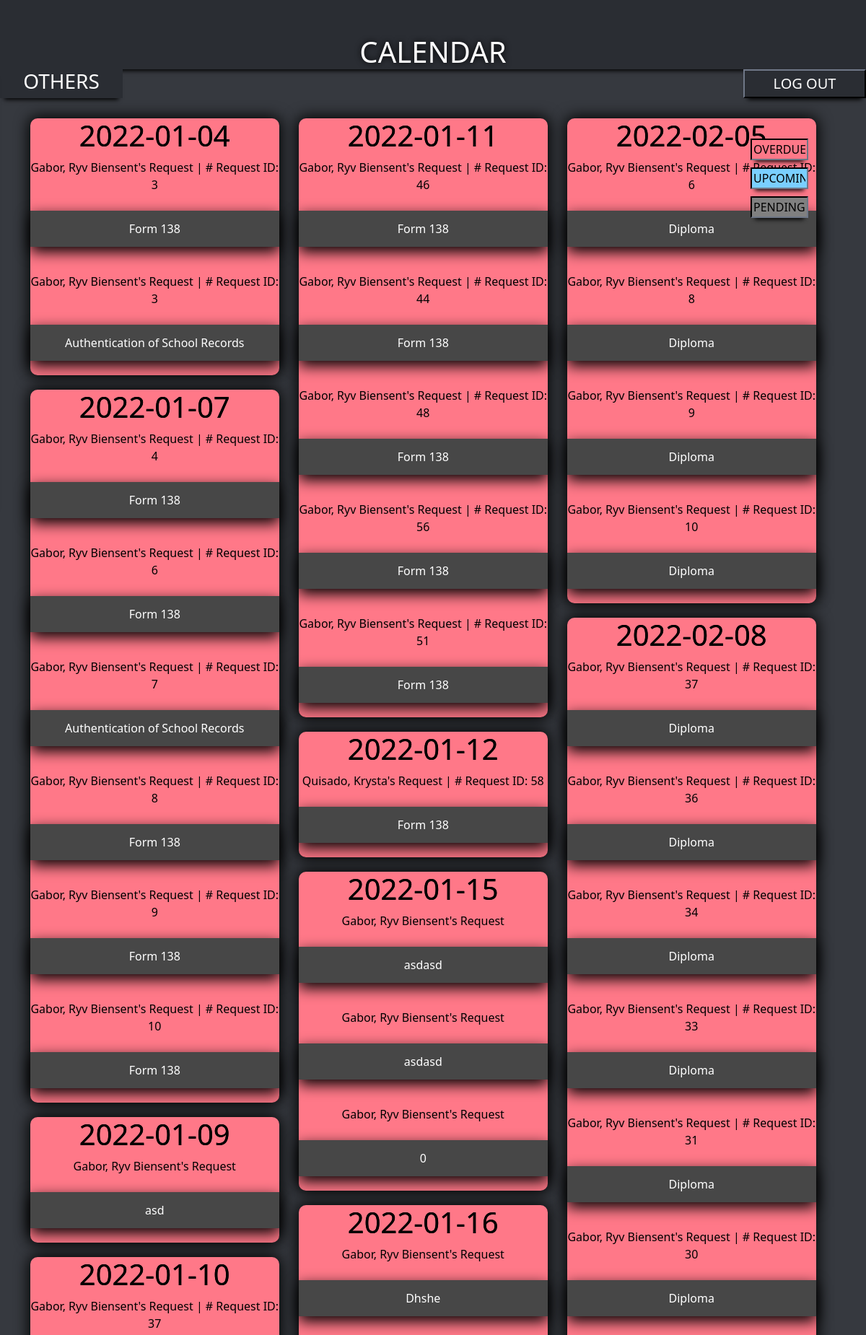
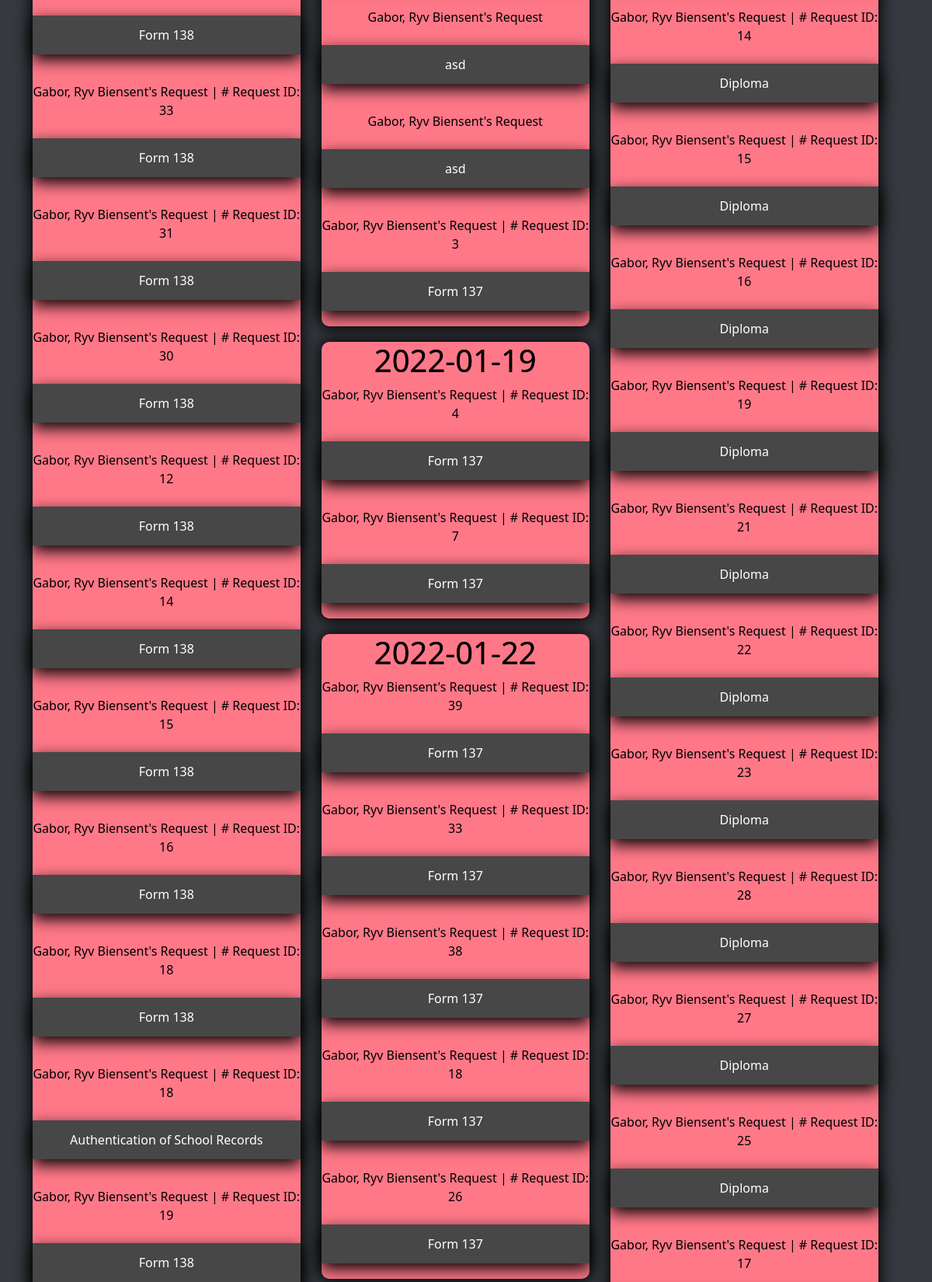
The page /calendar.php (signed in, upper part) on the database its author committed (2 pictures, top to bottom).
### tables this page shows
CREATE TABLE `schedule` (
  `reqid` int(11) NOT NULL,
  `stud_id` varchar(30) NOT NULL,
  `lname` varchar(30) NOT NULL,
  `fname` varchar(50) NOT NULL,
  `m` varchar(30) NOT NULL,
  `datesub` date NOT NULL,
  `dateend` date NOT NULL,
  `task` varchar(50) NOT NULL
);

CREATE TABLE `calendar` (
  `reqid` int(100) NOT NULL,
  `stud_id` varchar(30) NOT NULL,
  `lname` varchar(30) NOT NULL,
  `fname` varchar(30) NOT NULL,
  `mi` varchar(30) NOT NULL,
  `date` date NOT NULL,
  `form137` int(11) NOT NULL,
  `form138` int(11) NOT NULL,
  `diploma` int(11) NOT NULL,
  `asr` int(11) NOT NULL,
  `others` varchar(30) NOT NULL,
  `form137date` date NOT NULL,
  `form138date` date NOT NULL,
  `diplomadate` date NOT NULL,
  `asrdate` date NOT NULL,
  `othersdate` date NOT NULL
);

### calendar.php (the view, shortened to what this page needs)
<?php
	$con=mysqli_connect('localhost','root',"","erlss");
	if(mysqli_connect_errno()){
		echo"Failed to connect to mysql:".mysqli_connect_error;
	}
	else{
		if (isset($_SESSION['adminuser'])){
			mysqli_query($con,"delete from calendar");
			mysqli_query($con,"delete from schedule");
			mysqli_query($con,"insert into calendar select reqid, stud_id, lname, fname, mi, date, form137, form138, diploma, asr, others, null, null, null, null, null from requests");
			$caldb = mysqli_query($con,"select * from calendar order by date desc");
			while($data = mysqli_fetch_array($caldb)){
				$indiv = mysqli_fetch_array(mysqli_query($con,"select * from calendar where reqid = '" . $data['reqid'] . "'"));
				$form137date = date('Y-m-d', strtotime('+2 week', strtotime($indiv['date'])));
				$form138date = date('Y-m-d', strtotime('+2 days', strtotime($indiv['date'])));
				$diplomadate = date('Y-m-d', strtotime('+1 month', strtotime($indiv['date'])));
				$asrdate = date('Y-m-d', strtotime('+2 days', strtotime($indiv['date'])));
				$othersdate = date('Y-m-d', strtotime('+1 week', strtotime($indiv['date'])));
				if($indiv['form137'] == 1){
					mysqli_query($con, "update calendar set form137date = '" . $form137date . "' where reqid = '" . $indiv['reqid'] . "'");
				}
				if($indiv['form138'] == 1){
					mysqli_query($con, "update calendar set form138date = '" . $form138date . "' where reqid = '" . $indiv['reqid'] . "'");
				}
				if($indiv['diploma'] == 1){
					mysqli_query($con, "update calendar set diplomadate = '" . $diplomadate . "' where reqid = '" . $indiv['reqid'] . "'");
				}
				if($indiv['asr'] == 1){
					mysqli_query($con, "update calendar set asrdate = '" . $asrdate . "' where reqid = '" . $indiv['reqid'] . "'");
				}
				if($indiv['others'] != null){
					mysqli_query($con, "update calendar set othersdate = '" . $othersdate . "' where reqid = '" . $indiv['reqid'] . "'");
				}
			}
			$caldb2 = mysqli_query($con,"select * from calendar order by date desc");
			while($tasks = mysqli_fetch_array($caldb2)){
				if($tasks['form137date'] != "0000-00-00"){
					mysqli_query($con, "insert into schedule select reqid, stud_id, lname, fname, mi, date, form137date, 'Form 137' from calendar where reqid = '" . $tasks['reqid'] . "'");
				}
				if($tasks['form138date'] != "0000-00-00"){
					mysqli_query($con, "insert into schedule select reqid, stud_id, lname, fname, mi, date, form138date, 'Form 138' from calendar where reqid = '" . $tasks['reqid'] . "'");
				}
				if($tasks['diplomadate'] != "0000-00-00"){
					mysqli_query($con, "insert into schedule select reqid, stud_id, lname, fname, mi, date, diplomadate, 'Diploma' from calendar where reqid = '" . $tasks['reqid'] . "'");
				}
				if($tasks['asrdate'] != "0000-00-00"){
					mysqli_query($con, "insert into schedule select reqid, stud_id, lname, fname, mi, date, asrdate, 'Authentication of School Records' from calendar where reqid = '" . $tasks['reqid'] . "'");
				}
				if($tasks['othersdate'] != "0000-00-00"){
					mysqli_query($con, "insert into schedule select reqid, stud_id, lname, fname, mi, date, othersdate, others from calendar where reqid = '" . $tasks['reqid'] . "'");
				}
			}
		}
		else{
			header("location:adminl.php");
		}
	}
	$sel = "select * from schedule where dateend <> '0000-00-00' order by dateend desc";
	$res = mysqli_query($con, $sel);
?>
<html>
<head>
  <link href="https://cdn.jsdelivr.net/npm/bootstrap@5.1.3/dist/css/bootstrap.min.css" rel="stylesheet">
  <link href="template.css" rel="stylesheet">
</head>
<body>
	<div class="container-fluid p-5 text-center bg-202225">
	<h1 style="margin-bottom: -7vh">CALENDAR</h1>
	</div>
	<div class="fancy"><h3> OTHERS</h3></div>
			<form action="out.php"class='logoutd'>
				<input class='logout' type="submit" value="LOG OUT">
			</form>
			<form style="position: fixed; right: 40px; margin-top: 10vh; margin-bottom: -5vh; font-size: 2vh; margin-right: 10vw;">
				<input style="margin-top: 0vh; width: 80px;background-color: #ff7888; color: black;" class='legend' type="locked" value="OVERDUE">
				<input style="margin-top: 5vh; width: 80px;background-color: #7acfff; color: black;"class='legend' type="locked" value="UPCOMING">
				<input style="margin-top: 10vh; width: 80px;background-color: #808080; color: black;" class='legend' type="locked" value="PENDING">
			</form>
	<div class="container mt-5">
		<div class="row">
			</div><?php
				if($res != null){
					$ctr = 0;
					$ar = array();
					$offset = 0;
					$all = mysqli_query($con, "select count(dateend) from schedule where dateend <> '0000-00-00'");
					$overall = mysqli_fetch_array($all)[0];
					while($offset< $overall){
						$sel1 = "select * from schedule where dateend <> '0000-00-00' order by dateend limit 1 offset " . $offset;
						$res1 = mysqli_query($con, $sel1);
						$currdate = mysqli_fetch_array($res1)['dateend'];
						$sel2 = "select * from schedule where dateend = '"  . $currdate . "'";
						$res2 = mysqli_query($con, $sel2);
						$c = 0;
						if($res2){
							while($d = mysqli_fetch_array($res2)){
								$ar[$ctr][$c][0] = $d['reqid'];
								$ar[$ctr][$c][1] = $d['stud_id'];
								$ar[$ctr][$c][2] = $d['lname'];
								$ar[$ctr][$c][3] = $d['fname'];
								$ar[$ctr][$c][4] = $d['datesub'];
								$ar[$ctr][$c][5] = $d['dateend'];
								$ar[$ctr][$c][6] = $d['task'];
								$c++;
								$offset++;
							}
						}
						$ctr++;
					}
					$redir = array();
					$redir['Form 137'] = "studenttor";
					$redir['Form 138'] = "studentrepcard";
					$redir['Diploma'] = "studentdip";
					$redir['Authentication of School Records'] = "studentasr";
					$percol = array_sum(array_map("count", $ar))/3;
					echo "<div class = 'row'>";
					$col = 0;
					$datec = 0;
					while($col < 3){
						echo "<div class='col-sm-4' style='text-align: center;  height: auto;'>";
						$ctr = 0;
						while($ctr < $percol){
							if(array_key_exists($datec, $ar)){
								if(date("Y-m-d", strtotime("+1 week")) < $ar[$datec][0][5]){
									$colr = "#808080";
								}
								elseif(date("Y-m-d") < $ar[$datec][0][5]){
									$colr = "#7acfff";
								}
								else{
									$colr = "#ff7888";
								}
								echo "<div style='color:black; height: auto; width: 99%; background-color: " . $colr . "; border-radius: 10px; box-shadow: 0 0 20px 2px black;'><h1  style='margin-top:20px; text-shadow: 0 0 0 black;'> " . $ar[$datec][0][5] . "</h1>";
								foreach ($ar[$datec] as $data){
									$ctr++;
									if($data[6] == "Form 137" || $data[6] == "Form 138" || $data[6] == "Diploma" || $data[6] == "Authentication of School Records" ){
										echo "<p>" . $data[2] . ", " . $data[3] . "'s Request | # Request ID: " . $data[0] . "</p>";
										echo "<form action = '" . $redir[$data[6]] . ".php' method = 'post' >";
										echo "<input style='height: 50px; border-radius: 0; margin-bottom: 20px; background-color: #474747; border: 0; box-shadow: 0 7px 20px 0.1px black;' type='submit' value = '" . $data[6] . "'>";
										echo "</form>";
									}
									else{
										echo "<p>" . $data[2] . ", " . $data[3] . "'s Request </p>";
										echo "<form action = 'others.php' method = 'post' >";
										echo "<input style='height: 50px; border-radius: 0; margin-bottom: 20px; background-color: #474747; border: 0; box-shadow: 0 7px 20px 0.1px black;'type='submit' value = '" . $data[6] . "'>";
										echo "</form>";
									}
								}
								$datec++;
								echo "</div>";
							}
							else{
								break;
							}
						}
						echo "</div>";
						$col++;
					}
					echo "</div>";
				}
			?>
			</div>
		</div>
</body>
</html>

### template.css (style rules this page uses)
div input,select,textarea { width: 100%; height: 6vh; margin-top: 1vh; border : 0.2vh solid grey; border-radius: 0.5vh; text-align: center; background-color: #202225; border-color: #202225; color: white; }
h3 { text-align: center; }
.fancy { position: absolute; width: 170px; height: 40px; font-size: 20px; transition:all .1s ease-in-out; background-color: #2f3136; background-color: #2A2D33; -webkit-box-shadow: 0 8px 6px -6px black; -moz-box-shadow: 0 8px 6px -6px black; box-shadow: 0 8px 6px -6px black; color: white; }
.logoutd { margin-right: 10vw; text-align: right; }
.logout { position: absolute; font-size: 20px; right: 0; height: 40px; width: 170px; transition:all .1s ease-in-out; background-color: #2A2D33; border-color: #2A2D33; -webkit-box-shadow: 0 8px 6px -6px black; -moz-box-shadow: 0 8px 6px -6px black; box-shadow: 0 8px 6px -6px black; color: white; }
.legend { position: absolute; width: auto; transition:all .1s ease-in-out; background-color: #2A2D33; border-color: #2A2D33; -webkit-box-shadow: 0 8px 6px -6px black; -moz-box-shadow: 0 8px 6px -6px black; box-shadow: 0 8px 6px -6px black; color: white; font-size: 2vh; }
body { background-color: #36393f; color: #72767d; }
.container-fluid { background-color: #2A2D33; -webkit-box-shadow: 0 8px 6px -6px black; -moz-box-shadow: 0 8px 6px -6px black; box-shadow: 0 8px 6px -6px black; color: white; }
h1 { text-shadow: 0 0 1vh black; }
::placeholder { color: #F3F3F3; }

### rows shown on the page
schedule: dateend "2022-01-04", lname "Gabor", fname "Ryv Biensent", reqid "3", task "Form 138"
schedule: lname "Gabor", fname "Ryv Biensent", reqid "3", task "Authentication of School Records"
schedule: dateend "2022-01-07", lname "Gabor", fname "Ryv Biensent", reqid "4", task "Form 138"
schedule: lname "Gabor", fname "Ryv Biensent", reqid "6", task "Form 138"
schedule: lname "Gabor", fname "Ryv Biensent", reqid "7", task "Authentication of School Records"
schedule: lname "Gabor", fname "Ryv Biensent", reqid "8", task "Form 138"
schedule: lname "Gabor", fname "Ryv Biensent", reqid "9", task "Form 138"
schedule: lname "Gabor", fname "Ryv Biensent", reqid "10", task "Form 138"
calendar: form138date "2022-01-10", lname "Gabor", fname "Ryv Biensent", reqid "37", diplomadate "2022-02-08"
calendar: lname "Gabor", fname "Ryv Biensent", reqid "33"
calendar: lname "Gabor", fname "Ryv Biensent", reqid "31"
calendar: lname "Gabor", fname "Ryv Biensent", reqid "30"
calendar: lname "Gabor", fname "Ryv Biensent", reqid "12"
calendar: lname "Gabor", fname "Ryv Biensent", reqid "14"
calendar: lname "Gabor", fname "Ryv Biensent", reqid "15", form137 "0"
calendar: lname "Gabor", fname "Ryv Biensent", reqid "16"
calendar: lname "Gabor", fname "Ryv Biensent", reqid "18"
calendar: form138date "2022-01-11", lname "Gabor", fname "Ryv Biensent", reqid "46"
calendar: lname "Gabor", fname "Ryv Biensent", reqid "44"
calendar: lname "Gabor", fname "Ryv Biensent", reqid "48"
calendar: lname "Gabor", fname "Ryv Biensent", reqid "56", others "asd"
calendar: lname "Gabor", fname "Ryv Biensent", reqid "51"
calendar: othersdate "2022-01-15", lname "Gabor", fname "Ryv Biensent", others "asdasd", form137date "2022-01-22", reqid "39"
calendar: lname "Gabor", fname "Ryv Biensent", others "asdasd", reqid "38"
calendar: othersdate "2022-01-16", lname "Gabor", fname "Ryv Biensent", others "Dhshe"
calendar: lname "Gabor", fname "Ryv Biensent", others "asd"
schedule: dateend "2022-01-19", lname "Gabor", fname "Ryv Biensent", reqid "4", task "Form 137"
schedule: lname "Gabor", fname "Ryv Biensent", reqid "7", task "Form 137"
schedule: dateend "2022-02-05", lname "Gabor", fname "Ryv Biensent", reqid "6", task "Diploma"
schedule: lname "Gabor", fname "Ryv Biensent", reqid "8", task "Diploma"
schedule: lname "Gabor", fname "Ryv Biensent", reqid "9", task "Diploma"
schedule: lname "Gabor", fname "Ryv Biensent", reqid "10", task "Diploma"
calendar: lname "Gabor", fname "Ryv Biensent", reqid "36"
calendar: lname "Gabor", fname "Ryv Biensent", reqid "34"

### other values the page prints
$ar[$datec][0][5] "2022-01-09"
$data[2] "Gabor"
$data[3] "Ryv Biensent"
$data[0] "19"
$ar[$datec][0][5] "2022-01-12"
$data[2] "Quisado"
$data[3] "Krysta"
$data[0] "58"
$data[0] "3"
$data[0] "26"
$data[0] "21"
$data[0] "22"
$data[0] "23"
$data[0] "28"
$data[0] "27"
